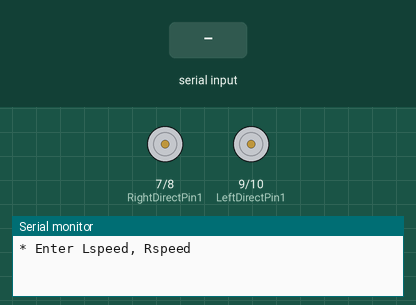
Recording of a sketch running on a simulated Arduino Uno, built with avr-gcc and run on an emulated ATmega328P. Shown: motor-driver pin pairs drawn as motors (green arrow = first pin HIGH = forward, orange = second pin HIGH = backward, longer = more drive, scaled by the enable pin), the last lines printed to the serial monitor. The inputs (shaded band) are chosen by the test bench.

Above: at 1.2 s.
1.3 s: "90,45\n" received over Serial
At 2.0 s:
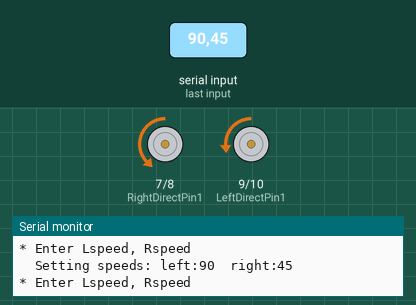
2.8 s: "30,150\n" received over Serial
At 3.2 s:
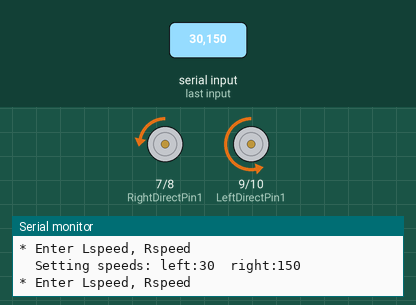
4.3 s: "1,90\n" received over Serial
At 5.5 s:
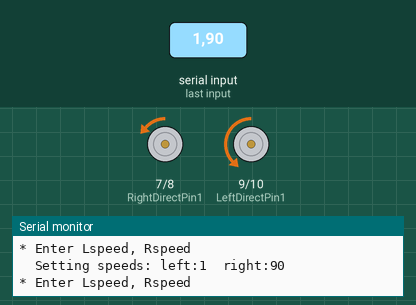
Timing chart, 0 to 7.3 s (numbered marks = the images above; inputs shaded):
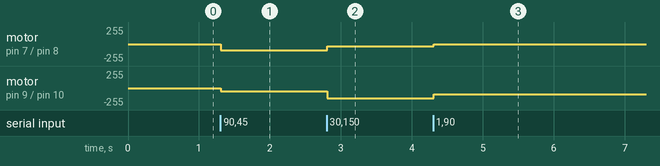

Measured:
- after the input at 1.3 s, motor on pin 7 (RightDirectPin1) / pin 8 (RightDirectPin2): stopped → backward 90/255 at once; motor on pin 9 (LeftDirectPin1) / pin 10 (LeftDirectPin2): stopped → backward 45/255 at once
- after the input at 2.8 s, motor on pin 7 (RightDirectPin1) / pin 8 (RightDirectPin2): backward 90/255 → backward 30/255 at once; motor on pin 9 (LeftDirectPin1) / pin 10 (LeftDirectPin2): backward 45/255 → backward 150/255 at once
- after the input at 4.3 s, motor on pin 7 (RightDirectPin1) / pin 8 (RightDirectPin2): backward 30/255 → backward 1/255 at once; motor on pin 9 (LeftDirectPin1) / pin 10 (LeftDirectPin2): backward 150/255 → backward 90/255 at once

The sketch:

MotorSpeedTest.ino
```cpp
/*
 */

#define speedPinR 5    //  RIGHT PWM pin connect MODEL-X ENA
#define RightDirectPin1  7    //Right Motor direction pin 1 to MODEL-X IN1
#define RightDirectPin2  8    //Right Motor direction pin 2 to MODEL-X IN2
#define speedPinL 6    // Left PWM pin connect MODEL-X ENB
#define LeftDirectPin1  9    //Left Motor direction pin 1 to MODEL-X IN3
#define LeftDirectPin2  10   //Left Motor direction pin 1 to MODEL-X IN4

/***************motor control***************/


void updateLeftDrive(int speed)
{

	int balancedSpeedValue = abs(speed);


	if (speed > 0) {
		digitalWrite(LeftDirectPin1, LOW);
		digitalWrite(LeftDirectPin2, HIGH);
		analogWrite(speedPinL, balancedSpeedValue);
	}
	if (speed < 0) {
		digitalWrite(LeftDirectPin1, HIGH);
		digitalWrite(LeftDirectPin2, LOW);
		analogWrite(speedPinL, balancedSpeedValue);
	}
	if (speed == 0) {
		digitalWrite(LeftDirectPin1, LOW);
		digitalWrite(LeftDirectPin2, LOW);
	}
}

void updateRightDrive(int speed)
{

	int balancedSpeedValue = abs(speed);

	if (speed > 0) {
		digitalWrite(RightDirectPin1, LOW);
		digitalWrite(RightDirectPin2, HIGH);
		analogWrite(speedPinR, balancedSpeedValue);
	}
	if (speed < 0) {
		digitalWrite(RightDirectPin1, HIGH);
		digitalWrite(RightDirectPin2, LOW);
		analogWrite(speedPinR, balancedSpeedValue);
	}
	if (speed == 0) {
		digitalWrite(RightDirectPin1, LOW);
		digitalWrite(RightDirectPin2, LOW);
	}
}

void setup() {
	pinMode(RightDirectPin1, OUTPUT);
	pinMode(RightDirectPin2, OUTPUT);
	pinMode(speedPinL, OUTPUT);
	pinMode(LeftDirectPin1, OUTPUT);
	pinMode(LeftDirectPin2, OUTPUT);
	pinMode(speedPinR, OUTPUT);

	Serial.begin(9600);
}

void loop() {
	Serial.setTimeout(60000);
	Serial.println("* Enter Lspeed, Rspeed");
	while (Serial.available() == 0) {}

		int lSpeed = Serial.parseInt();
		int rSpeed = Serial.parseInt();

		Serial.print("  Setting speeds: left:");
		Serial.print(lSpeed);
		Serial.print("  right:");
		Serial.print(rSpeed);
		Serial.println(" ");

		updateLeftDrive(lSpeed);
		updateRightDrive(rSpeed);
}
```

sloeber.ino.cpp
```cpp
#ifdef __IN_ECLIPSE__
//This is a automatic generated file
//Please do not modify this file
//If you touch this file your change will be overwritten during the next build
//This file has been generated on 2022-01-27 21:23:39

#include "Arduino.h"

void updateLeftDrive(int speed) ;
void updateRightDrive(int speed) ;
void setup() ;
void loop() ;

#include "MotorSpeedTest.ino"


#endif
```
